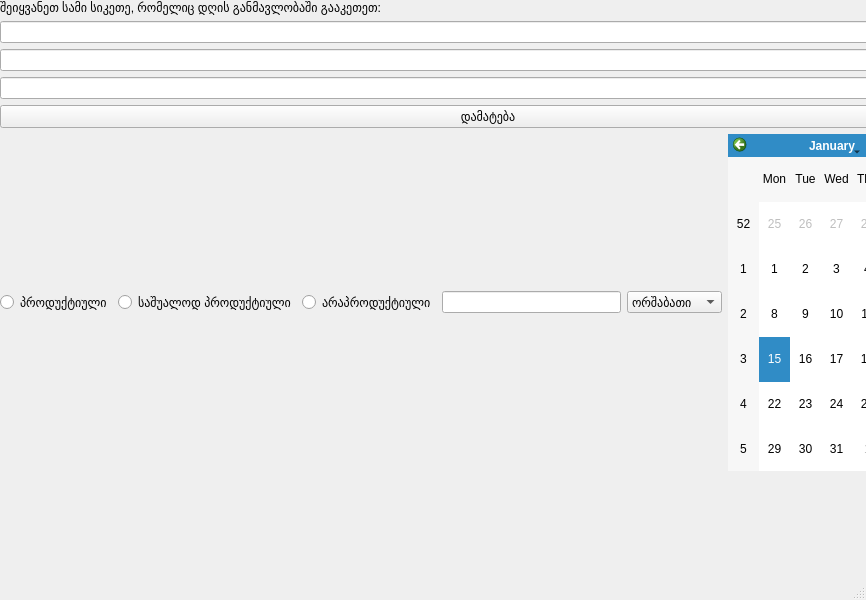
<?xml version="1.0" encoding="UTF-8"?>
<ui version="4.0">
 <class>MainWindow</class>
 <widget class="QMainWindow" name="MainWindow">
  <property name="geometry">
   <rect>
    <x>0</x>
    <y>0</y>
    <width>866</width>
    <height>600</height>
   </rect>
  </property>
  <property name="windowTitle">
   <string>MainWindow</string>
  </property>
  <widget class="QWidget" name="centralwidget">
   <widget class="QWidget" name="gridLayoutWidget">
    <property name="geometry">
     <rect>
      <x>0</x>
      <y>0</y>
      <width>976</width>
      <height>471</height>
     </rect>
    </property>
    <layout class="QGridLayout" name="gridLayout">
     <item row="1" column="0">
      <widget class="QLineEdit" name="lineEdit_3"/>
     </item>
     <item row="2" column="0">
      <widget class="QLineEdit" name="lineEdit_6"/>
     </item>
     <item row="3" column="0">
      <widget class="QLineEdit" name="lineEdit_5"/>
     </item>
     <item row="4" column="0">
      <widget class="QPushButton" name="pushButton">
       <property name="text">
        <string>დამატება</string>
       </property>
      </widget>
     </item>
     <item row="6" column="0">
      <layout class="QHBoxLayout" name="horizontalLayout">
       <item>
        <widget class="QRadioButton" name="radioButton_2">
         <property name="text">
          <string>პროდუქტიული</string>
         </property>
        </widget>
       </item>
       <item>
        <widget class="QRadioButton" name="radioButton">
         <property name="text">
          <string>საშუალოდ პროდუქტიული</string>
         </property>
        </widget>
       </item>
       <item>
        <widget class="QRadioButton" name="radioButton_3">
         <property name="text">
          <string>არაპროდუქტიული</string>
         </property>
        </widget>
       </item>
       <item>
        <widget class="QLineEdit" name="lineEdit_4"/>
       </item>
       <item>
        <widget class="QComboBox" name="comboBox">
         <item>
          <property name="text">
           <string>ორშაბათი</string>
          </property>
         </item>
         <item>
          <property name="text">
           <string>სამშაბათი</string>
          </property>
         </item>
         <item>
          <property name="text">
           <string>ოთხშაბათი</string>
          </property>
         </item>
         <item>
          <property name="text">
           <string>ხუთშაბათი</string>
          </property>
         </item>
         <item>
          <property name="text">
           <string>პარასკევი</string>
          </property>
         </item>
         <item>
          <property name="text">
           <string>შაბათი</string>
          </property>
         </item>
         <item>
          <property name="text">
           <string>კვირა</string>
          </property>
         </item>
        </widget>
       </item>
       <item>
        <layout class="QVBoxLayout" name="verticalLayout">
         <item>
          <widget class="QCalendarWidget" name="calendarWidget"/>
         </item>
        </layout>
       </item>
      </layout>
     </item>
     <item row="0" column="0">
      <widget class="QLabel" name="label">
       <property name="text">
        <string>შეიყვანეთ სამი სიკეთე, რომელიც დღის განმავლობაში გააკეთეთ:</string>
       </property>
      </widget>
     </item>
    </layout>
   </widget>
  </widget>
  <widget class="QMenuBar" name="menubar">
   <property name="geometry">
    <rect>
     <x>0</x>
     <y>0</y>
     <width>866</width>
     <height>37</height>
    </rect>
   </property>
  </widget>
  <widget class="QStatusBar" name="statusbar"/>
 </widget>
 <resources/>
 <connections/>
</ui>
